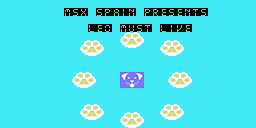

Rendered tile map (Tiled .tmx) drawn with the repository's tilesets; below, a short description and the full map source, tile grids included:
An orthogonal 32x16 tile map with 8x8 px tiles, 1 tile layer (Capa de patrones 1), 2 tilesets.

<map version="1.2" tiledversion="2019.12.11" orientation="orthogonal" renderorder="right-down" compressionlevel="0" width="32" height="16" tilewidth="8" tileheight="8" infinite="0" nextlayerid="2" nextobjectid="1">
 <tileset firstgid="1" source="tileset.tsx" />
 <tileset firstgid="769" source="Levels/scroll960c128/tileset.tsx" />
 <layer id="1" name="Capa de patrones 1" width="32" height="16">
  <data encoding="csv">
35,35,35,35,35,35,35,35,35,35,35,35,35,35,35,35,35,35,35,35,35,35,35,35,35,35,35,35,35,35,35,35,
35,35,35,35,35,35,35,35,83,89,94,35,89,86,59,79,84,35,86,88,63,89,63,84,90,89,35,35,35,35,35,35,
35,35,35,35,35,35,35,35,35,35,35,35,35,35,35,35,35,35,35,35,35,35,35,35,35,35,35,35,35,35,35,35,
35,35,35,35,35,35,35,35,35,35,35,82,63,85,35,83,91,89,90,35,82,79,92,63,35,35,35,35,35,35,35,35,
35,35,35,35,35,35,35,35,35,35,35,35,35,35,35,11,12,13,35,35,35,35,35,35,35,35,35,35,35,35,35,35,
35,35,35,35,35,35,35,35,35,35,11,12,13,35,35,43,44,45,35,35,11,12,13,35,35,35,35,35,35,35,35,35,
35,35,35,35,35,35,35,35,35,35,43,44,45,35,35,35,35,35,35,35,43,44,45,35,35,35,35,35,35,35,35,35,
35,35,35,35,35,35,35,35,35,35,35,35,35,35,35,35,35,35,35,35,35,35,35,35,35,35,35,35,35,35,35,35,
35,35,35,35,35,35,35,35,35,35,35,35,35,35,35,35,35,35,35,35,35,35,35,35,35,35,35,35,35,35,35,35,
35,35,35,35,35,35,35,35,35,11,12,13,35,35,35,14,15,16,35,35,35,11,12,13,35,35,35,35,35,35,35,35,
35,35,35,35,35,35,35,35,35,43,44,45,35,35,35,46,47,48,35,35,35,43,44,45,35,35,35,35,35,35,35,35,
35,35,35,35,35,35,35,35,35,35,35,35,35,35,35,35,35,35,35,35,35,35,35,35,35,35,35,35,35,35,35,35,
35,35,35,35,35,35,35,35,35,35,35,35,35,35,35,35,35,35,35,35,35,35,35,35,35,35,35,35,35,35,35,35,
35,35,35,35,35,35,35,35,35,35,11,12,13,35,35,35,35,35,35,35,11,12,13,35,35,35,35,35,35,35,35,35,
35,35,35,35,35,35,35,35,35,35,43,44,45,35,35,11,12,13,35,35,43,44,45,35,35,35,35,35,35,35,35,35,
35,35,35,35,35,35,35,35,35,35,35,35,35,35,35,43,44,45,35,35,35,35,35,35,35,35,35,35,35,35,35,35
</data>
 </layer>
</map>
